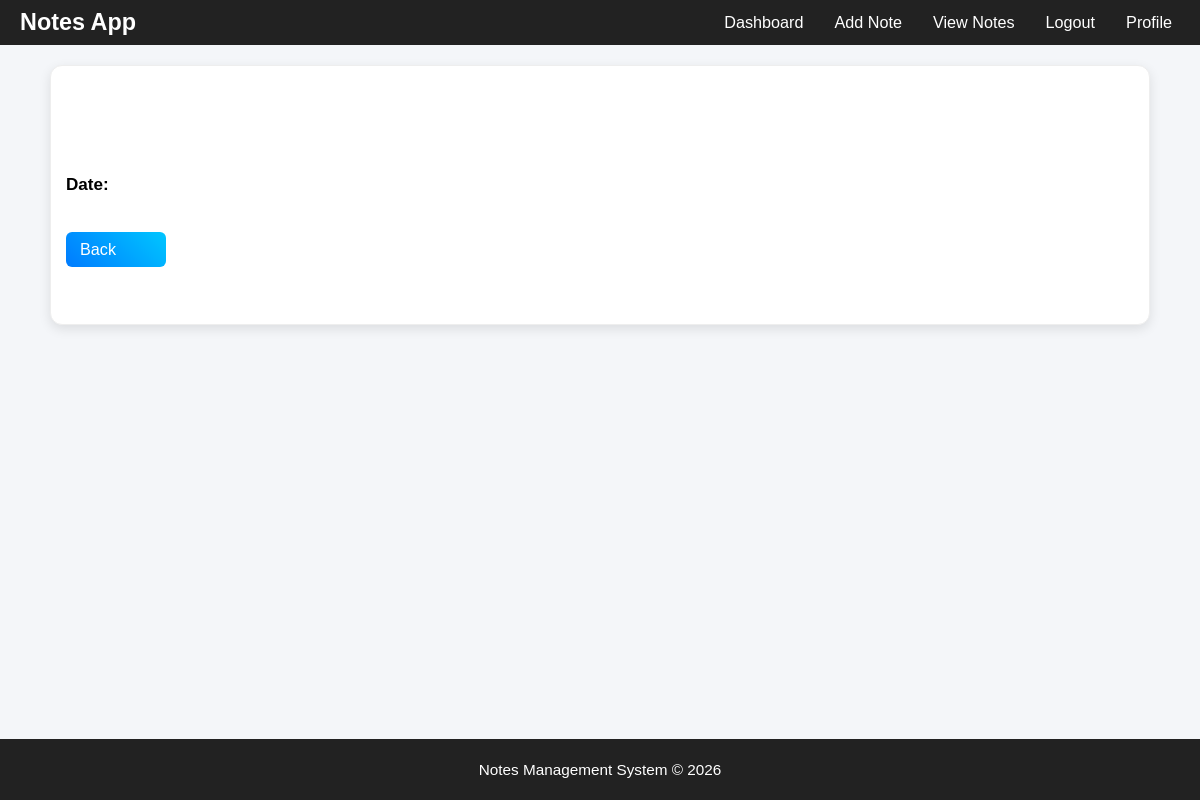
/note/7 (signed in), run on an earlier commit of the app's database.
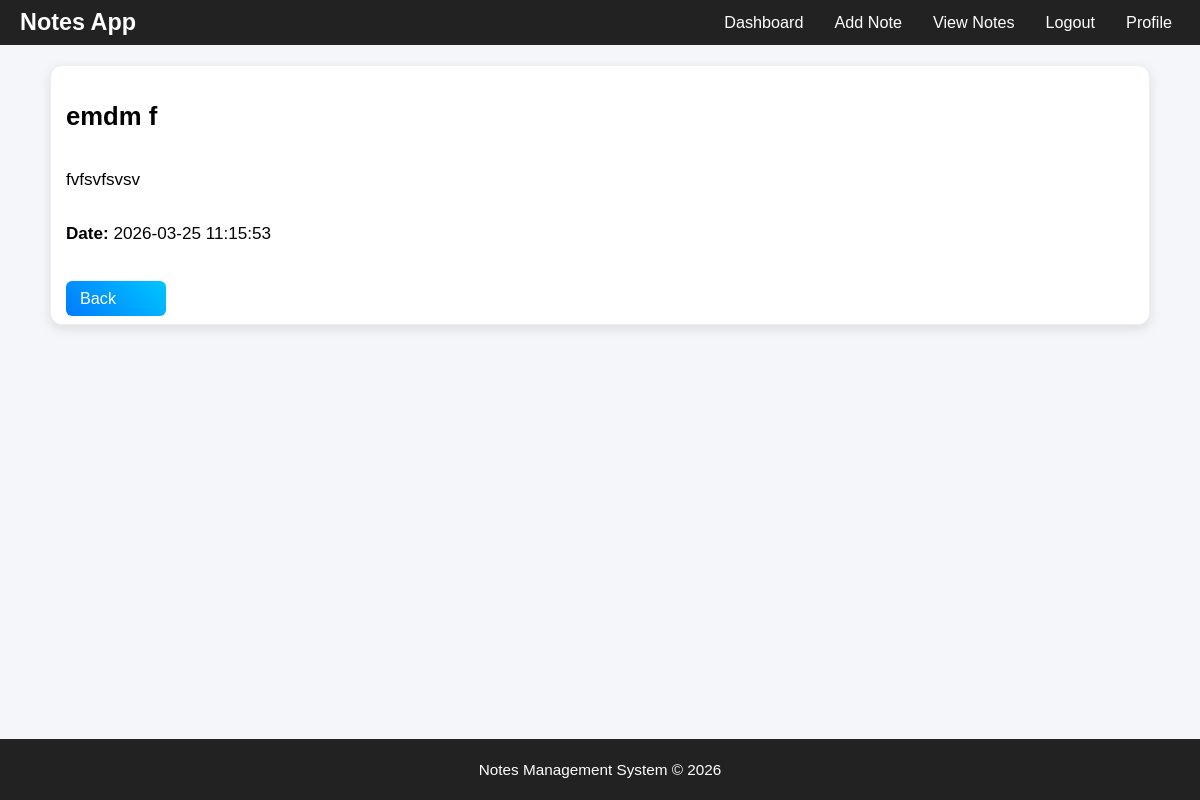
And on a later commit of the database.
### tables this page shows
CREATE TABLE notes (
        id INTEGER PRIMARY KEY AUTOINCREMENT,
        user_id INTEGER,
        title TEXT,
        content TEXT,
        pinned INTEGER DEFAULT 0,
        created_at TIMESTAMP DEFAULT CURRENT_TIMESTAMP
    );

### app.py (the view)
@app.route('/note/<int:id>')
def single_note(id):
    if 'user' not in session:
        return redirect('/')
    conn = get_db()
    cursor = conn.cursor()
    cursor.execute(
        "SELECT * FROM notes WHERE id=? AND user_id=?",
        (id, session['user'])
    )
    note = cursor.fetchone()
    conn.close()
    return render_template("singlenote.html", note=note)

### app.py (called while the page is built)
def get_db():
    import os
    base_dir = os.path.dirname(os.path.abspath(__file__))
    db_path = os.path.join(base_dir, "database.db")
    print("DB PATH:", db_path)
    conn = sqlite3.connect(db_path)
    conn.row_factory = sqlite3.Row
    return conn

### templates/singlenote.html
{% extends 'base.html' %}
{% block content %}
<div class="note-card">
<h2>{{note[2]}}</h2>
<p>{{note[3]}}</p>
<p><b>Date:</b> {{note['created_at']}}</p>
<br>
<a class="btn" href="/viewnotes">Back</a>
</div>
{% endblock %}

What changed in the data, as far as the page shows it:
added notes: title "emdm f", content "fvfsvfsvsv", created_at "2026-03-25 11:15:53"
